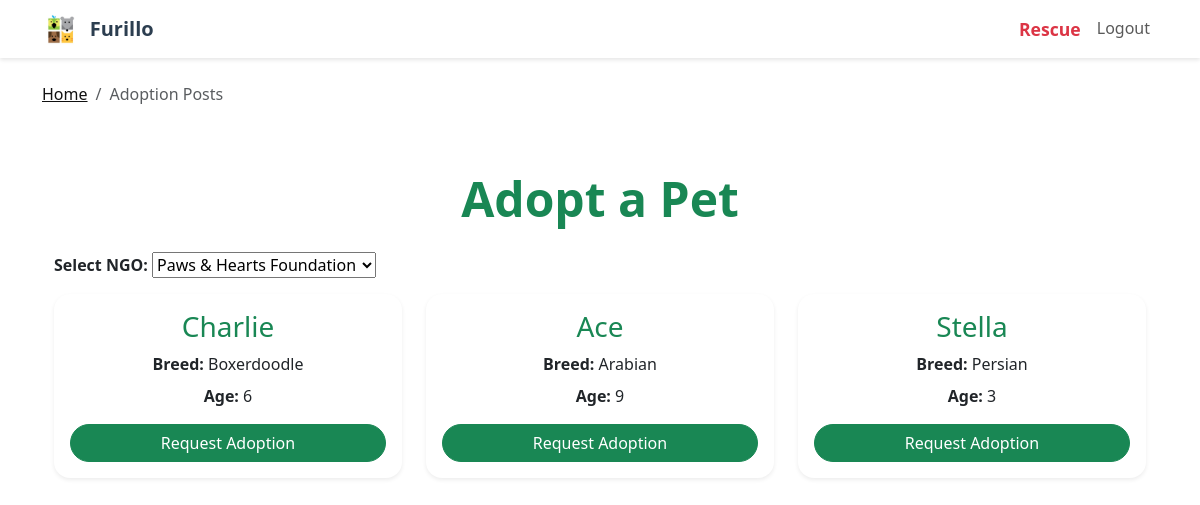
Page /adopt?ngo_id=1 (signed in) on the committed database.
### models.py (models this page shows)
class Pet(db.Model):
    id = db.Column(db.Integer, primary_key=True)
    name = db.Column(db.String(80))
    breed = db.Column(db.String(80))
    gender = db.Column(db.String(10))
    dob = db.Column(db.String(20))
    age = db.Column(db.Integer)
    height = db.Column(db.String(50))
    weight = db.Column(db.String(50))
    color = db.Column(db.String(50))
    special_mark = db.Column(db.String(100))
    vaccination = db.Column(db.String(100))
    is_for_adoption = db.Column(db.Boolean, default=False)
    user_id = db.Column(db.Integer, db.ForeignKey('user.id'))
    pet_image = db.Column(db.String(300))  # File path or URL for pet image

### app.py (the view)
@app.route('/adopt')
@login_required
def view_adoptions():
    ngos = User.query.filter_by(user_type='ngo').all()
    ngo_pets = {}
    for ngo in ngos:
        pets = [pet for pet in ngo.pets if pet.is_for_adoption]
        if pets:
            ngo_pets[ngo] = pets
    selected_ngo_id = request.args.get('ngo_id')
    try:
        selected_ngo_id = int(selected_ngo_id) if selected_ngo_id and selected_ngo_id.isdigit() else None
    except Exception:
        selected_ngo_id = None
    return render_template('adoption_posts.html', ngos=ngos, ngo_pets=ngo_pets, selected_ngo_id=selected_ngo_id)

### app.py (called while the page is built)
@login_manager.user_loader
def load_user(user_id):
    return User.query.get(int(user_id))

@app.before_request
def create_tables_once():
    if not hasattr(app, 'tables_created'):
        os.makedirs(os.path.join(basedir, 'instance'), exist_ok=True)
        with app.app_context():
            db.create_all()
            if not User.query.filter_by(user_type='admin').first():
                admin = User(
                    username='admin',
                    email='admin@furillo.com',
                    password_hash=generate_password_hash('admin123'),
                    user_type='admin',
                    is_profile_complete=True,
                    full_name='Admin User'
                )
                db.session.add(admin)
                db.session.commit()
        app.tables_created = True

@app.context_processor
def inject_now():
    return {'now': datetime.now}

### templates/adoption_posts.html (shortened to what this page needs)
{% extends 'base.html' %}
{% block breadcrumbs %}
<nav aria-label="breadcrumb">
  <ol class="breadcrumb my-3">
    <li class="breadcrumb-item"><a href="{{ url_for('about') }}" style="color: #111;">Home</a></li>
    <li class="breadcrumb-item active" aria-current="page">Adoption Posts</li>
  </ol>
</nav>
{% endblock %}
{% block content %}
<div class="container py-5">
  <h2 class="display-5 fw-bold text-success mb-4 text-center">Adopt a Pet</h2>
  <form method="get" id="ngo-select-form">
    <label for="ngo-select"><strong>Select NGO:</strong></label>
    <select id="ngo-select" name="ngo_id" onchange="document.getElementById('ngo-select-form').submit();">
      {% for ngo in ngos %}
        <option value="{{ ngo.id }}" {% if selected_ngo_id == ngo.id %}selected{% endif %}>{{ ngo.ngo_name or ngo.username }}</option>
      {% endfor %}
    </select>
  </form>
  <div class="card-grid mt-3">
    <div class="row g-4">
      {% if selected_ngo_id %}
        {% set selected_ngo = ngos|selectattr('id', 'equalto', selected_ngo_id)|first %}
        {% set pets = ngo_pets[selected_ngo] if selected_ngo in ngo_pets else [] %}
        {% if pets %}
          {% for pet in pets %}
            <div class="col-md-4 mb-3">
              <div class="card shadow-sm border-0 rounded-4 h-100">
                <div class="card-body text-center">
                  <h3 class="card-title text-success">{{ pet.name }}</h3>
                  <p class="mb-2"><strong>Breed:</strong> {{ pet.breed }}</p>
                  <p class="mb-2"><strong>Age:</strong> {{ pet.age }}</p>
                  <form method="post" action="{{ url_for('request_adoption', pet_id=pet.id) }}">
                    <button class="btn btn-success w-100 rounded-pill mt-2" type="submit">Request Adoption</button>
                  </form>
                </div>
              </div>
            </div>
          {% endfor %}
        {% else %}
          <p class="text-muted">No pets available for adoption in this NGO.</p>
        {% endif %}
      {% endif %}
    </div>
  </div>
</div>
{% endblock %}

### rows in the picture
Pet: name "Charlie", breed "Boxerdoodle", age "6"
Pet: name "Ace", breed "Arabian", age "9"
Pet: name "Stella", breed "Persian", age "3"

### other values in the picture
form field ngo_id "Paws & Hearts Foundation"
